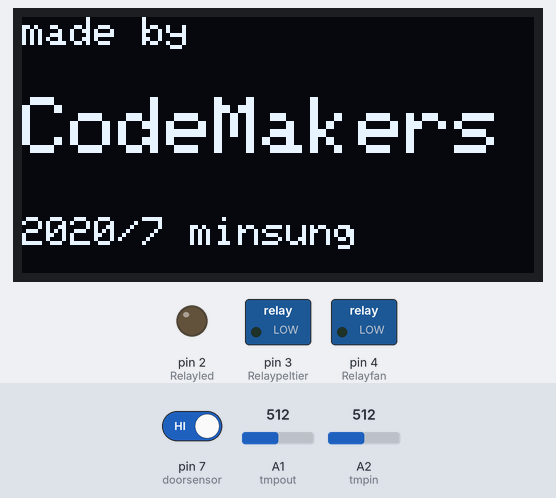
The sketch below on a simulated Arduino Uno, built with avr-gcc and run on an emulated ATmega328P. Parts: 128×64 one-colour display, switched loads named in the sketch (green lamp = pin HIGH), output pins drawn as LEDs (lit = HIGH). The test bench sets the inputs (shaded band); at power-on: pin 7 (doorsensor) HIGH, A1 (tmpout) = 512, A2 (tmpin) = 512.

Above: at 0.1 s.
At 2.1 s:
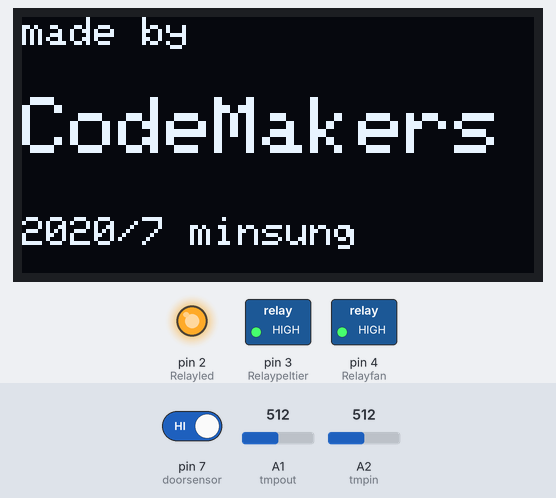
At 32.1 s:
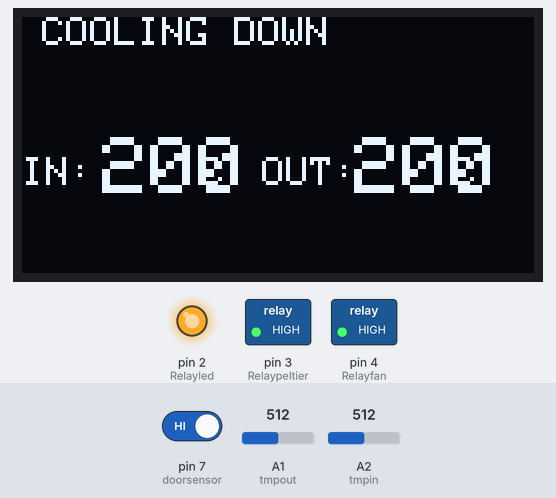
Timing chart, 0 to 123.7 s (numbered marks = the images above):
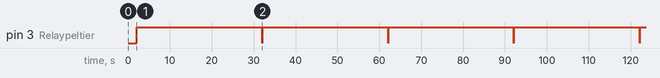

The sketch:

ice_box.ino
```cpp
#include <SPI.h>
#include <Wire.h>
#include <Adafruit_GFX.h>
#include <Adafruit_SSD1306.h>

int Relayled = 2;                 // IN1
int Relaypeltier = 3;                 // IN2
int Relayfan = 4;                 // IN3
int doorsensor = 7;
int tmpin = 2;
int tmpout= 1;
#define SCREEN_WIDTH 128 // OLED display width, in pixels
#define SCREEN_HEIGHT 64 // OLED display height, in pixels

float readingin;
float readingout;
float voltagein;
float tempin;
float voltageout;
float tempout;
float fvaluein;
float fvalueout;
float sensitivity = 0.1;
// Declaration for an SSD1306 display connected to I2C (SDA, SCL pins)
#define OLED_RESET LED_BUILTIN//4 // Reset pin # (or -1 if sharing Arduino reset pin)
Adafruit_SSD1306 display(SCREEN_WIDTH, SCREEN_HEIGHT, &Wire, OLED_RESET);

#define NUMFLAKES     10 // Number of snowflakes in the animation example

void setup() {
  pinMode(Relayled,OUTPUT);
  pinMode(Relaypeltier,OUTPUT);
  pinMode(Relayfan,OUTPUT);
  pinMode(doorsensor,INPUT);
  readingin = analogRead(tmpin);
  fvaluein = readingin;
  readingout = analogRead(tmpout);
  fvalueout =readingout;
  display.begin(SSD1306_SWITCHCAPVCC, 0x3C);
  display.clearDisplay();
  display.setTextColor(WHITE);
  display.setTextSize(1);
  display.setCursor(0,0);
  display.println("made by");
  display.setTextSize(2);
  display.setCursor(0,20);
  display.println("CodeMakers");
  display.setTextSize(1);
  display.setCursor(0,50);
  display.println("2020/7 minsung");
  display.display();
  delay(2000);
  digitalWrite (Relayled,HIGH);//off
  digitalWrite (Relaypeltier,HIGH);
  digitalWrite (Relayfan,HIGH);
}

void loop() {
  boolean dooropen = digitalRead(doorsensor);


  readingin = analogRead(tmpin);
  fvaluein = fvaluein*(1-sensitivity)+readingin*sensitivity;
  voltagein = fvaluein * 5.0/1024.0;
  tempin = (voltagein-0.5)*100;

  int tempinm = tempin;

  readingout = analogRead(tmpout);
  fvalueout = fvalueout*(1-sensitivity)+readingout*sensitivity;
  voltageout = fvalueout * 5.0/1024.0;
  tempout = (voltageout-0.5)*100;

  int tempoutm = tempout;

  if(dooropen == 0){
    digitalWrite(Relayled,LOW);
    mprint(2," DOOR OPEN");
  }
  else
  {
    display.clearDisplay();
    display.setTextColor(WHITE);
   if(tempin<=0){
    digitalWrite(Relaypeltier,HIGH);
    display.setTextSize(1);
    display.setCursor(50,0);
    display.println("REACHED");
    }
   else{
    if(tempout>55){
      digitalWrite(Relaypeltier,HIGH);
      delay(30000);
    }
    else digitalWrite(Relayfan,LOW);

    digitalWrite(Relaypeltier,LOW);
    display.setTextSize(1);
    display.setCursor(5,0);
    display.println("COOLING DOWN");
    }

    display.setTextSize(1);
    display.setCursor(0,35);
    display.println("IN:");
    display.setTextSize(2);
    display.setCursor(20,30);
    display.println(tempinm);
    display.setTextSize(1);
    display.setCursor(45,35);
    display.println("C");
    display.setTextSize(1);
    display.setCursor(60,35);
    display.println("OUT:");
    display.setTextSize(2);
    display.setCursor(83,30);
    display.println(tempoutm);
    display.setTextSize(1);
    display.setCursor(108,35);
    display.println("C");
    display.display();
    digitalWrite(Relayled,HIGH);
  }
}
void mprint(int a,char *m)
{
  display.clearDisplay();
  display.setTextColor(WHITE);
  display.setTextSize(a);
  display.setCursor(0,0);
  display.println(m);
  display.display();
}
```

Measured:
- by itself, pin 3 (Relaypeltier): alternates HIGH for 30.0 s and LOW for 0.03 s
